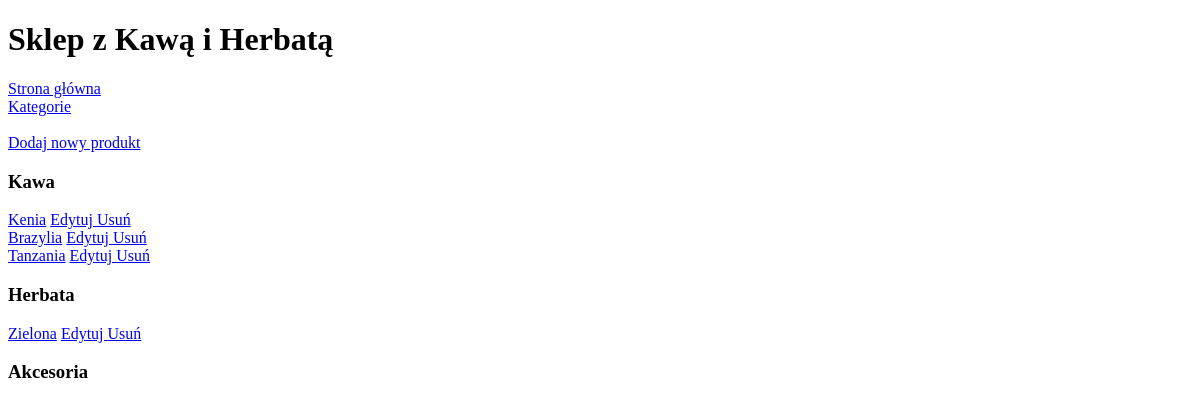
The app's page /, older data.
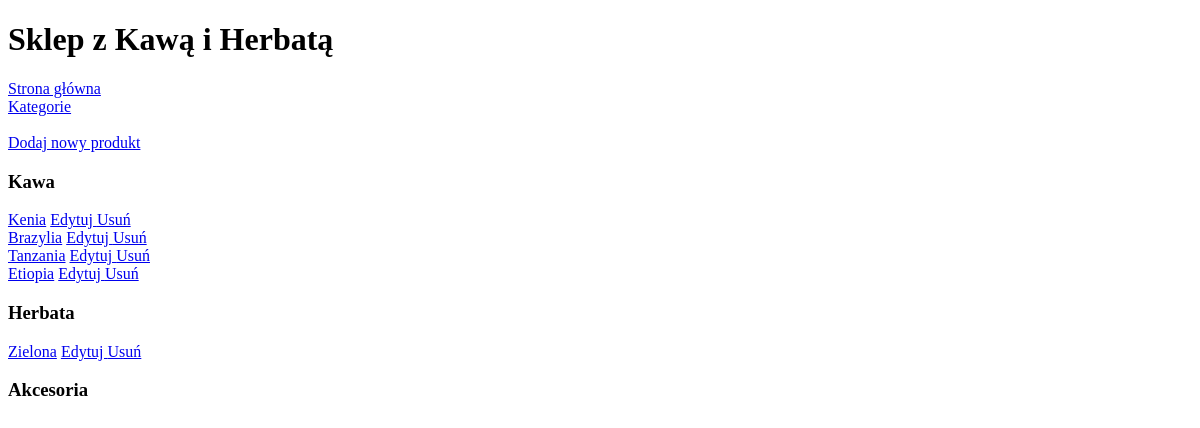
The same page, newer data.
### mysite/models.py (models this page shows)
class Category(models.Model):
    name = models.CharField(max_length=50, unique=True)
    def __str__(self):
        return f'{self.name}'

class Product(models.Model):
    name = models.CharField(max_length=50, null=True, blank=True)
    price =  models.FloatField(validators=[MinValueValidator(0)])
    category = models.ForeignKey(Category, models.PROTECT, null=True, blank=True)
    description = models.TextField(null=True, blank=True)
    availability = models.BooleanField()
    quantity = models.PositiveIntegerField()
    def __str__(self):
        return f'{self.name}'

### mysite/views.py (the view)
# urls.py: path('', views.HomePageView.as_view(), name="home"),
class HomePageView(ListView):
    model = Product
    def get_context_data(self, **kwargs):
        context = super().get_context_data(**kwargs)
        context["category_list"] = Category.objects.all()
        return context

### mysite/templates/mysite/product_list.html
{% extends 'base.html' %}
{% block content %}
<a href="/product/create/"> Dodaj nowy produkt</a>
{% for category in category_list %}
    <h3>{{category}}</h3>
    {% for product in product_list %}
        {% if product.category == category %}
            <div>
                <a href="/product/{{product.id}}/">{{product}}</a>
                <a href="/product/{{product.id}}/update/">Edytuj </a>
                <a href="/product/{{product.id}}/delete/">Usuń </a>
            </div>
        {% endif %}
    {% endfor %}
{% endfor %}
{% endblock %}

Row changes from the older to the newer data that the page shows:
added Product: name "Etiopia", shown under Category "Kawa"
